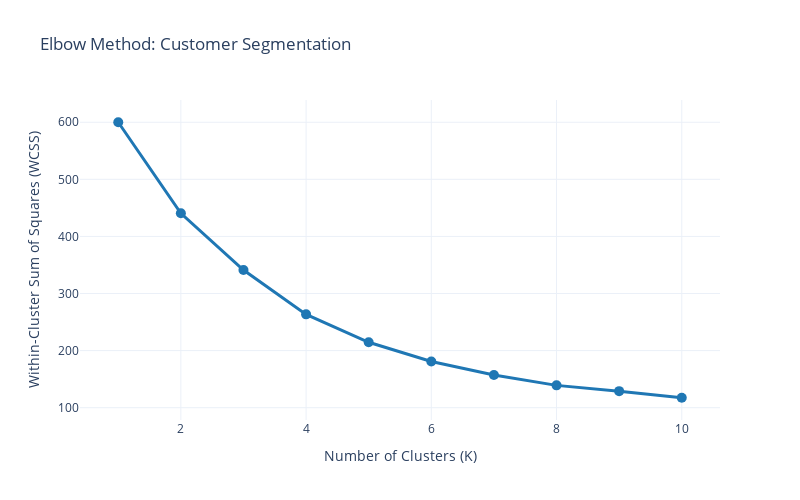

Notebook code for this chart:
### Markdown cell above
## 1.3 Find Optimal Number of Clusters

### Elbow Method

### Code cell
# Elbow method
K_range = range(1, 11)
inertias = []

print("Running elbow analysis...")
for k in K_range:
    kmeans = KMeans(n_clusters=k, random_state=42, n_init=10)
    kmeans.fit(X_scaled)
    inertias.append(kmeans.inertia_)
    print(f"  K={k}: inertia={kmeans.inertia_:.2f}")

# Plot
fig = plot_elbow(K_range, inertias, title="Elbow Method: Customer Segmentation")
fig.show()

print("\nThe elbow appears around K=4 or K=5")

### Figure 1 — Plotly figure (JSON) as saved in the notebook; plotly's stock layout.template omitted (floating-point values rounded to 4 significant figures)
{"data": [{"line": {"color": "#1f77b4", "width": 3}, "marker": {"color": "#1f77b4", "size": 10}, "mode": "lines+markers", "name": "WCSS", "type": "scatter", "x": [1, 2, 3, 4, 5, 6, 7, 8, 9, 10], "y": [600, 440.6, 341.1, 263.5, 214.6, 181.0, 157.1, 139.1, 129.0, 117.4]}], "layout": {"height": 500, "hovermode": "x unified", "title": {"text": "Elbow Method: Customer Segmentation"}, "width": 800, "xaxis": {"title": {"text": "Number of Clusters (K)"}}, "yaxis": {"title": {"text": "Within-Cluster Sum of Squares (WCSS)"}}}}
